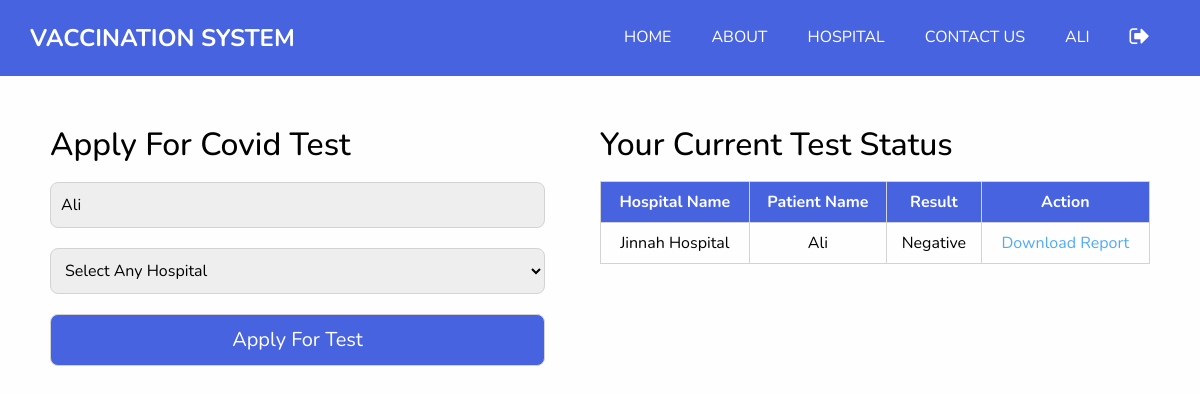
/Website/covid-test.php (signed in), run on the app's committed database.
### tables this page shows
CREATE TABLE `tbl_patient` (
  `id` int(11) NOT NULL,
  `name` varchar(50) NOT NULL,
  `contact` varchar(15) NOT NULL,
  `email` varchar(50) NOT NULL,
  `password` varchar(50) NOT NULL,
  `cid` int(11) NOT NULL,
  `address` varchar(150) NOT NULL,
  `gender` varchar(15) NOT NULL,
  `image` varchar(100) NOT NULL,
  `status` varchar(50) NOT NULL DEFAULT 'activate'
);

CREATE TABLE `tbl_test` (
  `id` int(11) NOT NULL,
  `p_id` int(11) NOT NULL,
  `h_id` int(11) NOT NULL,
  `date` varchar(20) NOT NULL,
  `result` varchar(50) NOT NULL DEFAULT 'Process'
);

CREATE TABLE `tbl_hospital` (
  `id` int(11) NOT NULL,
  `name` varchar(50) NOT NULL,
  `contact` varchar(15) NOT NULL,
  `cid` int(11) NOT NULL,
  `email` varchar(50) NOT NULL,
  `password` varchar(50) NOT NULL,
  `image` varchar(100) NOT NULL,
  `address` varchar(150) NOT NULL,
  `status` varchar(20) NOT NULL DEFAULT 'deactivate'
);

### Website/covid-test.php (the view, shortened to what this page needs)
<?php
  include("../Admin/connection.php");
  $query = "SELECT * FROM tbl_patient WHERE id=$_SESSION[patient_session]";
  $result = mysqli_query($connection,$query);
  $patient = mysqli_fetch_assoc($result);
?>
<!DOCTYPE html>
<html lang="en">
<head>
  <link rel="stylesheet" type="text/css" href="css/bootstrap.css" />
  <link rel="stylesheet" type="text/css" href="https://cdnjs.cloudflare.com/ajax/libs/OwlCarousel2/2.3.4/assets/owl.carousel.min.css" />
  <link href="css/font-awesome.min.css" rel="stylesheet" />
  <link href="css/style.css" rel="stylesheet" />
  <link href="css/responsive.css" rel="stylesheet" />
</head>
<body>
    <?php
        include("header.php");
    ?>
    <div class="mainContent">
      <div class="leftSide">
        <h2>Apply For Covid Test</h2>
        <form method="post">
            <input type="text" readonly value="<?php echo $patient['name'];?>">
            <select name="hid">
                <option hidden>Select Any Hospital</option>
            </select>
            <input type="submit" value="Apply For Test" name="btnbook">
        </form>
      </div>
      <div class="rightSide">
      <h2>Your Current Test Status</h2>
       <table>
        <thead>
            <tr>
                <th>Hospital Name</th>
                <th>Patient Name</th>
                <th>Result</th>
                <th>Action</th>
            </tr>
        </thead>
        <tbody>
            <?php
                $query = "SELECT tbl_patient.name as 'pname',tbl_hospital.name as 'hname', tbl_test.* FROM tbl_test INNER JOIN tbl_hospital ON tbl_test.h_id = tbl_hospital.id INNER JOIN tbl_patient ON tbl_test.p_id = tbl_patient.id";
                $result = mysqli_query($connection,$query);
                foreach($result as $row)
                {
                    echo
                    "<tr>
                        <td>$row[hname]</td>
                        <td>$row[pname]</td>
                        <td>$row[result]</td>";
                        if($row['result']!="Process")
                        {
                            echo
                            "<td>
                                <a href='download-report.php?id=$row[id]'>Download Report</a>
                            </td>";
                        }
                }
            ?>
        </tbody>
       </table>
      </div>
    </div>
</body>
</html>

### Website/css/style.css (style rules this page uses)
body { font-family: 'Nunito', sans-serif; color: #000000; background-color: #fefefe; overflow-x: hidden; }
a, a:hover, a:focus { text-decoration: none; }

### Website/covid-test.php (style rules this page uses)
.mainContent { display: flex; justify-content: space-between; padding: 50px; }
.mainContent .leftSide { width: 45%; }
.mainContent .leftSide input, .mainContent .leftSide select { width: 100%; padding: 10px; border: 1px solid lightgray; outline: none; background-color: #eee; border-radius: 8px; margin: 10px 0px; }
.mainContent .leftSide input[type="submit"] { background-color: #4763e0; color: #fff; font-size: 20px; }
.mainContent .rightSide { width: 50%; }
.mainContent .rightSide table { width: 100%; margin-top: 17px; text-align: center; }
.mainContent .rightSide table,tr,th,td { border: 1px solid lightgray; padding: 8px; }
.mainContent .rightSide table thead { background-color: #4763e0; color: #fff; }

### data on the page
tbl_patient: name "Ali"
tbl_test: tbl_hospital.name "Jinnah Hospital", tbl_patient.name "Ali", result "Negative"

### other printed values
$_SESSION[patient_name] "ALI"
